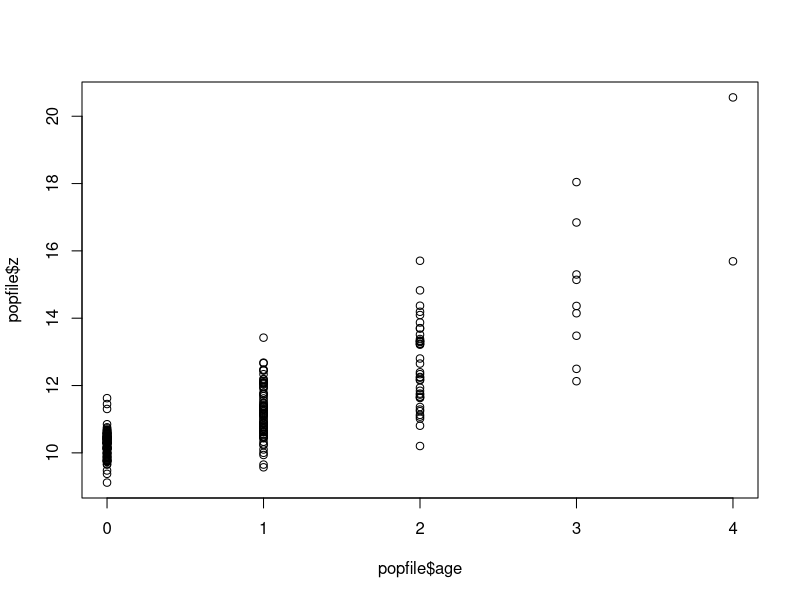

Write the R code that produced this figure.
setwd(dir="/GitHub/Dataset.R")
popfile<-read.table(file="pop.csv",header=T)
plot(popfile$z,x=popfile$age)

library(lme4)
mm0<-lmer(z~1+age+t+s+(1|ID),data=popfile)
summary(mm0)
